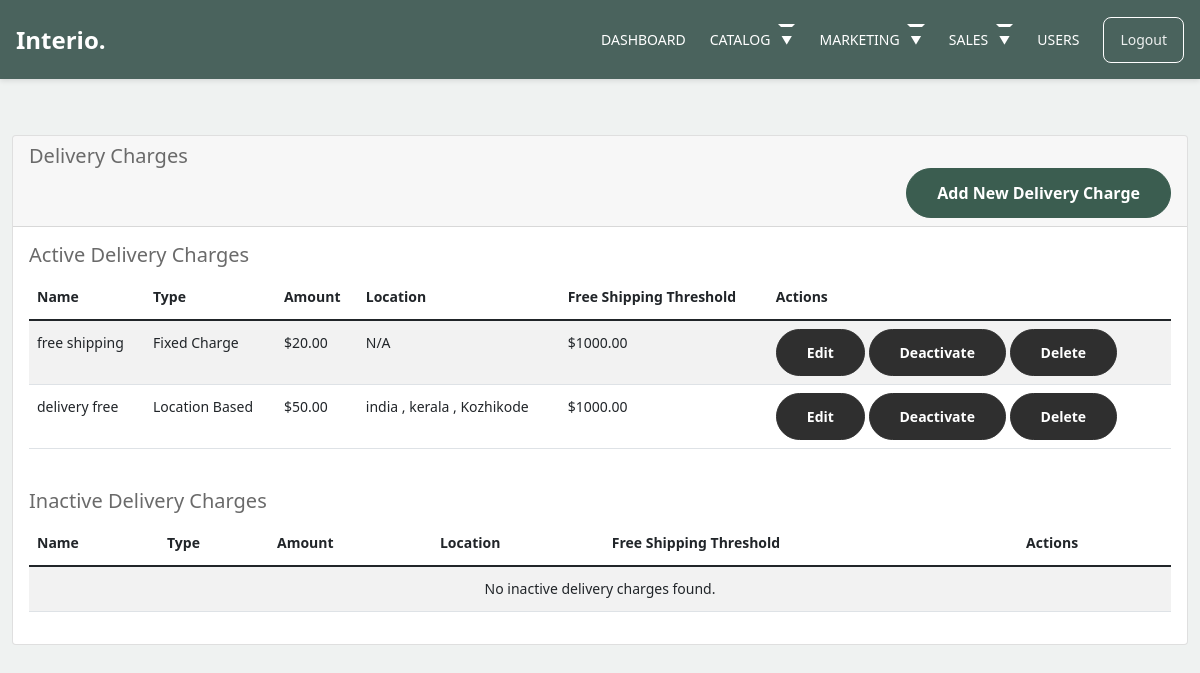
/adminn/delivery-charges/ (signed in), run on the app's committed database.
### orders/models.py (models this page shows, shortened)
class DeliveryCharge(models.Model):
    CHARGE_TYPE_CHOICES = (
        ('fixed', 'Fixed Charge'),
        ('location', 'Location Based')
    )
    name = models.CharField(max_length=100)
    charge_type = models.CharField(max_length=20, choices=CHARGE_TYPE_CHOICES, default='fixed')
    amount = models.DecimalField(max_digits=10, decimal_places=2, default=0)
    is_active = models.BooleanField(default=True)
    country = models.CharField(max_length=50, blank=True, null=True)
    state = models.CharField(max_length=50, blank=True, null=True)
    city = models.CharField(max_length=50, blank=True, null=True)
    free_shipping_threshold = models.DecimalField(max_digits=10, decimal_places=2, default=0,
                                                help_text="Order amount above which delivery is free")
    created_at = models.DateTimeField(auto_now_add=True)
    updated_at = models.DateTimeField(auto_now=True)

### adminn/views.py (the view)
    def _wrapped_view(request, *args, **kwargs):
        if request.user.is_authenticated and request.user.is_superadmin:
            return view_func(request, *args, **kwargs)
        else:
            return redirect('login')

### adminn/views.py (called while the page is built, shortened)
def superuser_required(view_func):
    def _wrapped_view(request, *args, **kwargs):
        if request.user.is_authenticated and request.user.is_superadmin:
            return view_func(request, *args, **kwargs)
        else:
            return redirect('login')
    return _wrapped_view

@never_cache
@superuser_required
def delivery_charge_list(request):
    search_query = request.GET.get('search', '').strip()
    active_charges = DeliveryCharge.objects.filter(is_active=True)
    inactive_charges = DeliveryCharge.objects.filter(is_active=False)
    context = {
        'active_charges': active_charges,
        'inactive_charges': inactive_charges,
        'search_query': search_query
    }
    return render(request, 'adminn/delivery_charge_list.html', context)

### carts/context_processors.py (called while the page is built, shortened)
def counter(request):
    cart_count = 0
    if 'admin' in request.path:
        return {}
    return dict(cart_count=cart_count)

### category/context_processors.py (called while the page is built)
def menu_links(request):
    links = Category.objects.all()
    return dict(links=links)

### templates/adminn/delivery_charge_list.html (shortened to what this page needs)
{% extends 'adminn/adminbase.html' %}
{% load static %}
{% block content %}
<div class="container-fluid">
    <br>
    <br>
    <div class="row">
        <div class="col-12">
            <div class="card">
                <div class="card-header">
                    <h4 class="card-title">Delivery Charges</h4>
                    <div class="d-flex justify-content-between align-items-center">
                        <a href="{% url 'adminn:add_delivery_charge' %}" class="btn btn-primary">Add New Delivery Charge</a>
                    </div>
                </div>
                <div class="card-body">
                    <h5>Active Delivery Charges</h5>
                    <div class="table-responsive">
                        <table class="table table-striped">
                            <thead>
                                <tr>
                                    <th>Name</th>
                                    <th>Type</th>
                                    <th>Amount</th>
                                    <th>Location</th>
                                    <th>Free Shipping Threshold</th>
                                    <th>Actions</th>
                                </tr>
                            </thead>
                            <tbody>
                                {% for charge in active_charges %}
                                <tr>
                                    <td>{{ charge.name }}</td>
                                    <td>{{ charge.get_charge_type_display }}</td>
                                    <td>${{ charge.amount }}</td>
                                    <td>
                                        {% if charge.charge_type == 'location' %}
                                            {{ charge.country }}
                                            {% if charge.state %}, {{ charge.state }}{% endif %}
                                            {% if charge.city %}, {{ charge.city }}{% endif %}
                                        {% else %}
                                            N/A
                                        {% endif %}
                                    </td>
                                    <td>
                                        {% if charge.free_shipping_threshold > 0 %}
                                            ${{ charge.free_shipping_threshold }}
                                        {% else %}
                                            None
                                        {% endif %}
                                    </td>
                                    <td>
                                        <a href="{% url 'adminn:edit_delivery_charge' charge.id %}" class="btn btn-sm btn-info">Edit</a>
                                        <a href="{% url 'adminn:deactivate_delivery_charge' charge.id %}" class="btn btn-sm btn-warning">Deactivate</a>
                                        <a href="{% url 'adminn:delete_delivery_charge' charge.id %}" class="btn btn-sm btn-danger" onclick="return confirm('Are you sure you want to delete this delivery charge? This action cannot be undone.')">Delete</a>
                                    </td>
                                </tr>
                                {% empty %}
                                <tr>
                                    <td colspan="6" class="text-center">No active delivery charges found.</td>
                                </tr>
                                {% endfor %}
                            </tbody>
                        </table>
                    </div>
                    <h5 class="mt-4">Inactive Delivery Charges</h5>
                    <div class="table-responsive">
                        <table class="table table-striped">
                            <thead>
                                <tr>
                                    <th>Name</th>
                                    <th>Type</th>
                                    <th>Amount</th>
                                    <th>Location</th>
                                    <th>Free Shipping Threshold</th>
                                    <th>Actions</th>
                                </tr>
                            </thead>
                            <tbody>
                                {% for charge in inactive_charges %}
                                <tr>
                                    <td>{{ charge.name }}</td>
                                    <td>{{ charge.get_charge_type_display }}</td>
                                    <td>${{ charge.amount }}</td>
                                    <td>
                                        {% if charge.charge_type == 'location' %}
                                            {{ charge.country }}
                                            {% if charge.state %}, {{ charge.state }}{% endif %}
                                            {% if charge.city %}, {{ charge.city }}{% endif %}
                                        {% else %}
                                            N/A
                                        {% endif %}
                                    </td>
                                    <td>
                                        {% if charge.free_shipping_threshold > 0 %}
                                        ${{ charge.free_shipping_threshold }}
                                        {% else %}
                                            None
                                        {% endif %}
                                    </td>
                                    <td>
                                        <a href="{% url 'adminn:edit_delivery_charge' charge.id %}" class="btn btn-sm btn-info">Edit</a>
                                        <a href="{% url 'adminn:activate_delivery_charge' charge.id %}" class="btn btn-sm btn-success">Activate</a>
                                        <a href="{% url 'adminn:delete_delivery_charge' charge.id %}" class="btn btn-sm btn-danger" onclick="return confirm('Are you sure you want to delete this delivery charge? This action cannot be undone.')">Delete</a>
                                    </td>
                                </tr>
                                {% empty %}
                                <tr>
                                    <td colspan="6" class="text-center">No inactive delivery charges found.</td>
                                </tr>
                                {% endfor %}
                            </tbody>
                        </table>
                    </div>
                </div>
            </div>
        </div>
    </div>
</div>
{% endblock %}

### static/css/style.css (style rules this page uses)
body { overflow-x: hidden; position: relative; }
body { font-family: "Inter", sans-serif; font-weight: 400; line-height: 28px; color: #6a6a6a; font-size: 14px; background-color: #eff2f1; }
a { text-decoration: none; -webkit-transition: .3s all ease; -o-transition: .3s all ease; transition: .3s all ease; color: #2f2f2f; text-decoration: underline; }
.btn { font-weight: 600; padding: 12px 30px; border-radius: 30px; color: #ffffff; background: #2f2f2f; border-color: #2f2f2f; }
.btn.btn-primary { background: #3b5d50; border-color: #3b5d50; }
.card-header h4 { margin: 0; font-size: 1.25rem; }

### templates/adminn/adminheader.html (style rules this page uses)
* { margin: 0; padding: 0; box-sizing: border-box; font-family: system-ui, -apple-system, BlinkMacSystemFont, 'Segoe UI', sans-serif; }

### data on the page
DeliveryCharge: name "free shipping", charge_type "Fixed Charge", amount "20.00", shows "N/A", free_shipping_threshold "1000.00"
DeliveryCharge: name "delivery free", charge_type "Location Based", amount "50.00", country "india", state "kerala", city "Kozhikode", free_shipping_threshold "1000.00"
